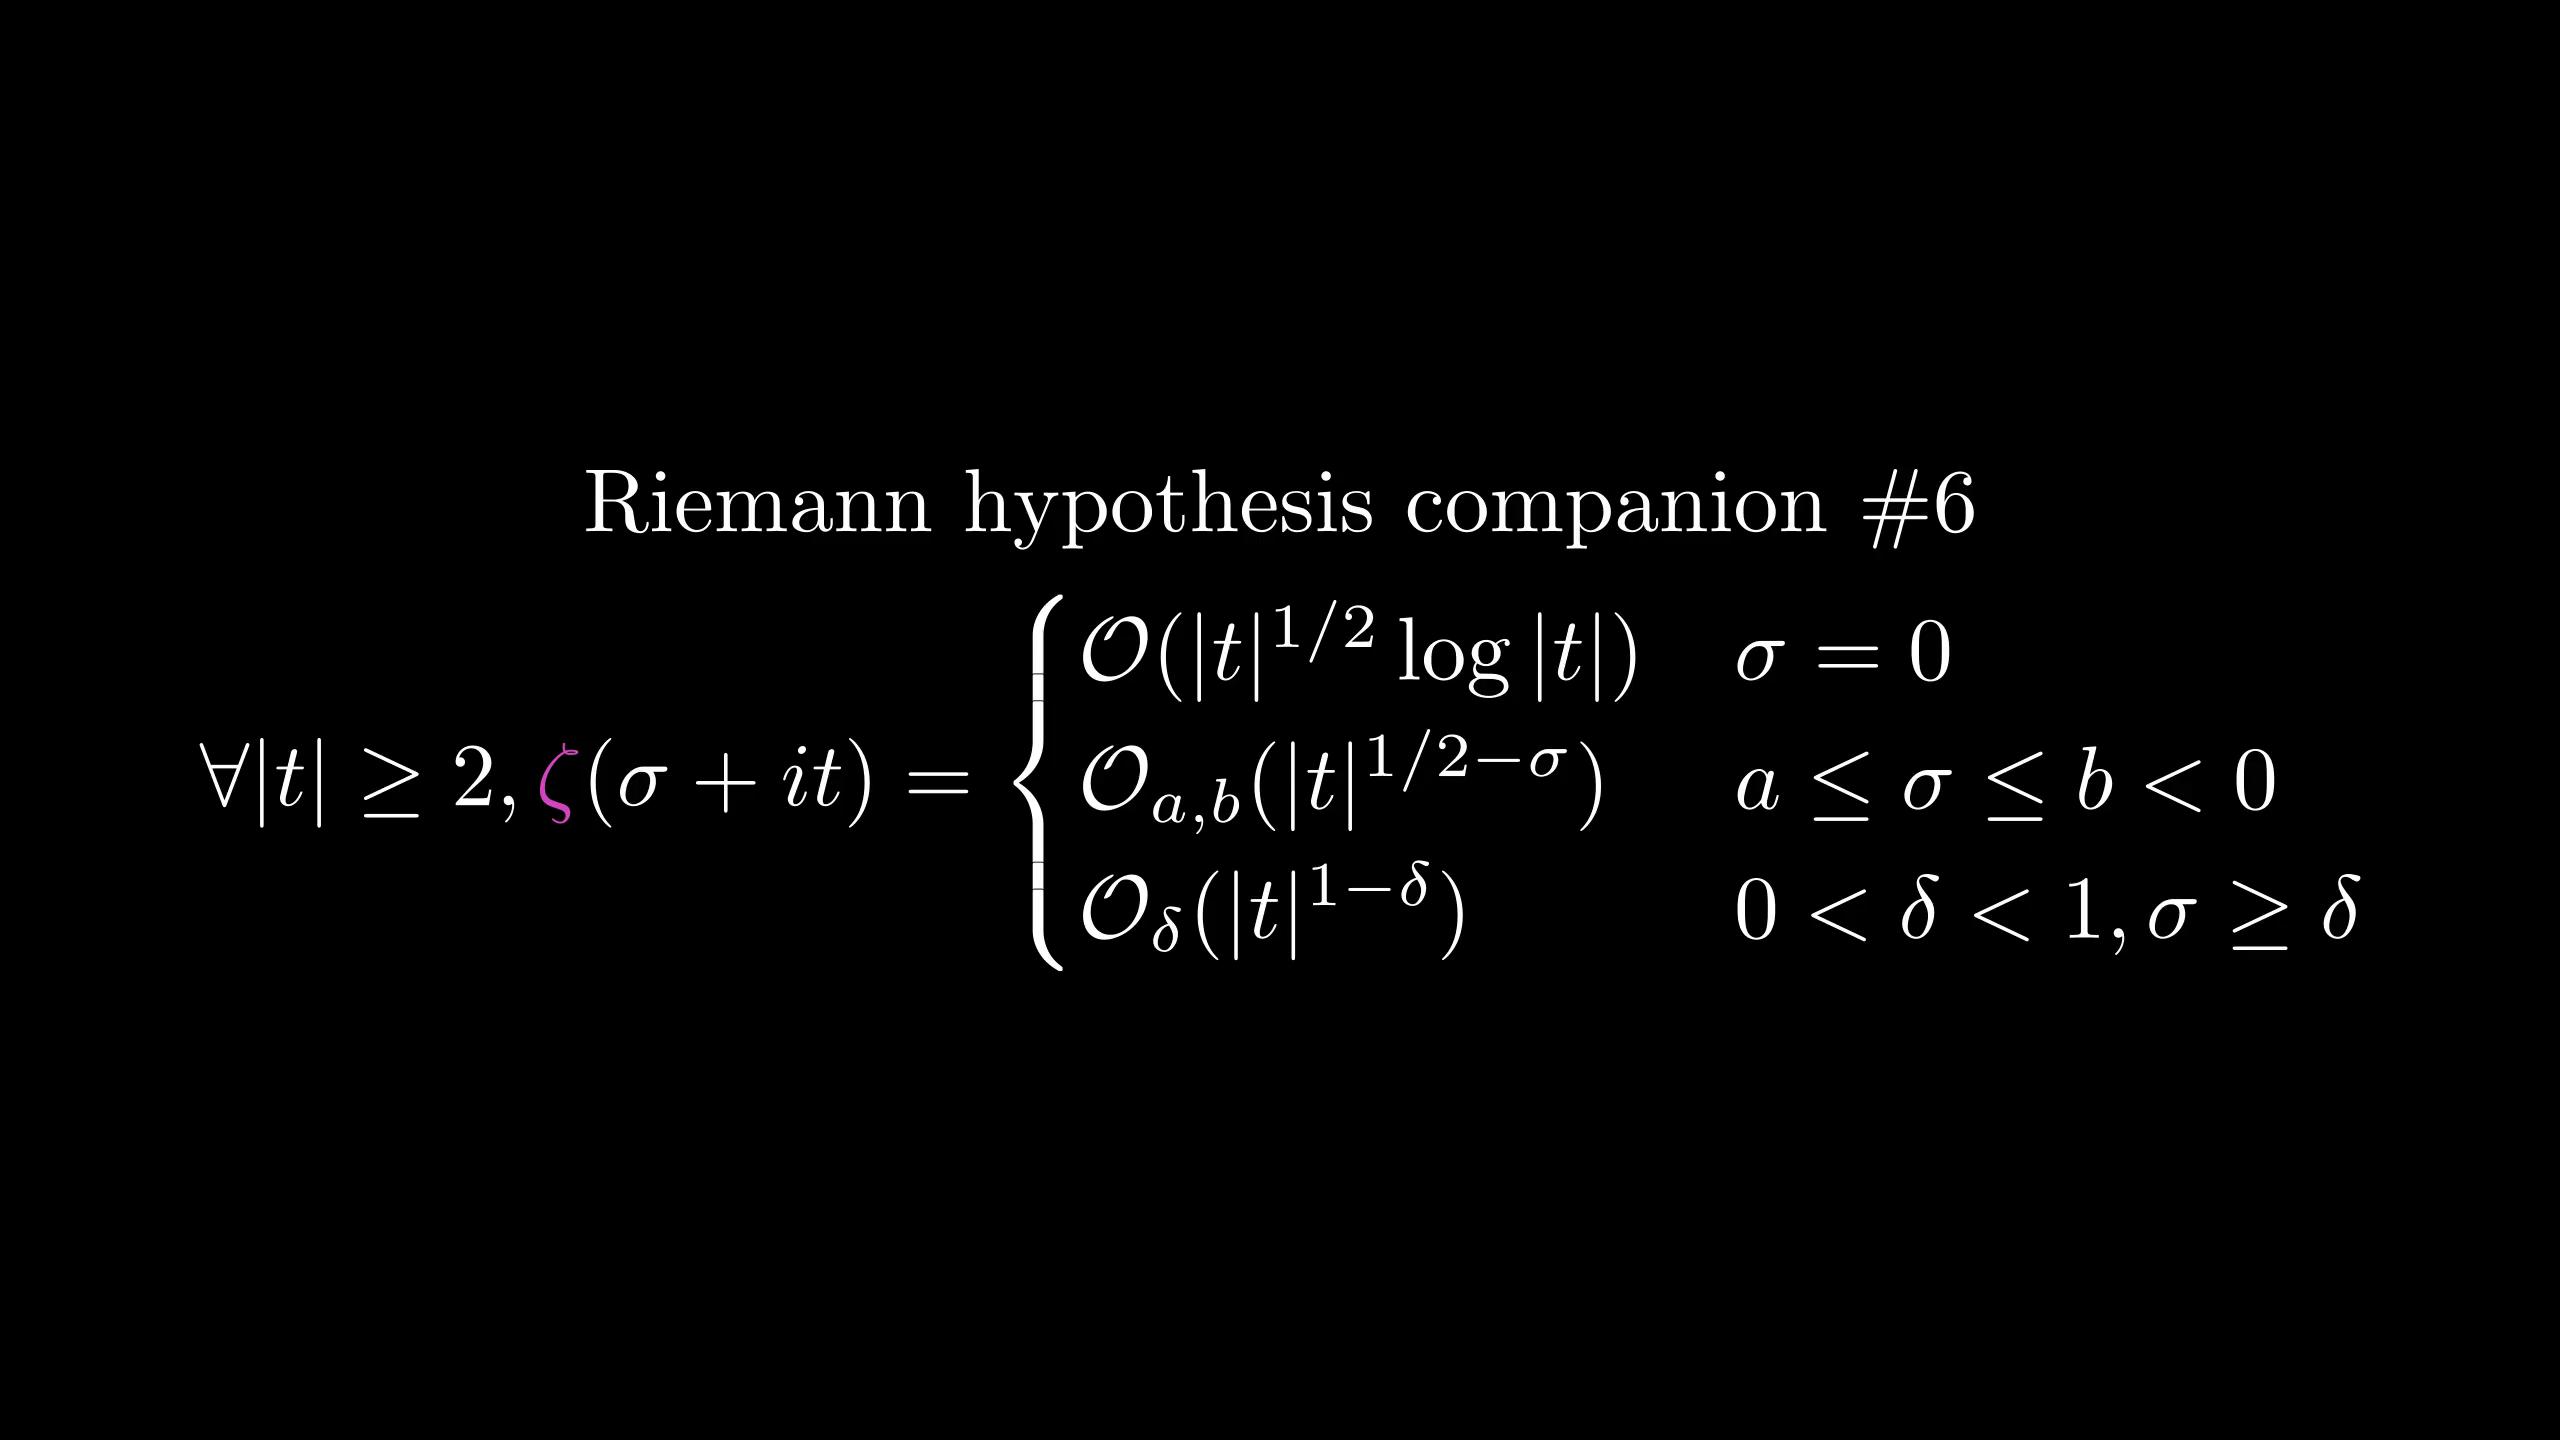

Write Python code to recreate this figure.
from manimlib.imports import *

class FooScene(Scene):
    def construct(self):
        tit=TextMobject(r"Riemann hypothesis companion \#6")
        eqn=TexMobject(r"\forall|t|\ge2,\zeta(\sigma+it)=" \
        r"\begin{cases}" \
        r"\mathcal O(|t|^{1/2}\log|t|) & \sigma=0 \\" \
        r"\mathcal O_{a,b}(|t|^{1/2-\sigma}) & a\le\sigma\le b<0 \\" \
        r"\mathcal O_\delta(|t|^{1-\delta}) & 0<\delta<1,\sigma\ge\delta" \
        r"\end{cases}",
        tex_to_color_map={
            r"\zeta":PINK,
        })
        self.add(VGroup(tit,eqn).arrange(DOWN))
        self.wait()
